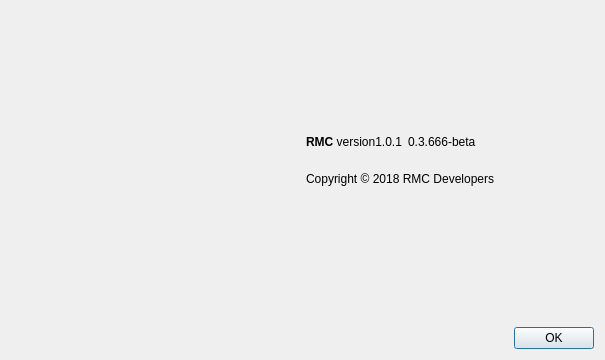
<?xml version="1.0" encoding="UTF-8"?>
<ui version="4.0">
 <class>AboutDialog</class>
 <widget class="QDialog" name="AboutDialog">
  <property name="geometry">
   <rect>
    <x>0</x>
    <y>0</y>
    <width>605</width>
    <height>360</height>
   </rect>
  </property>
  <property name="windowTitle">
   <string>About RMC</string>
  </property>
  <layout class="QGridLayout" name="gridLayout" columnstretch="5,5">
   <item row="0" column="0">
    <widget class="QLabel" name="label_4">
     <property name="sizePolicy">
      <sizepolicy hsizetype="Preferred" vsizetype="Ignored">
       <horstretch>0</horstretch>
       <verstretch>0</verstretch>
      </sizepolicy>
     </property>
     <property name="pixmap">
      <pixmap resource="../bitcoin.qrc">:/images/about</pixmap>
     </property>
    </widget>
   </item>
   <item row="0" column="1">
    <layout class="QVBoxLayout" name="verticalLayout_2">
     <item>
      <spacer name="verticalSpacer_2">
       <property name="orientation">
        <enum>Qt::Vertical</enum>
       </property>
       <property name="sizeHint" stdset="0">
        <size>
         <width>20</width>
         <height>40</height>
        </size>
       </property>
      </spacer>
     </item>
     <item>
      <layout class="QHBoxLayout" name="horizontalLayout">
       <item>
        <widget class="QLabel" name="label">
         <property name="cursor">
          <cursorShape>IBeamCursor</cursorShape>
         </property>
         <property name="text">
          <string>&lt;b&gt;RMC&lt;/b&gt; version1.0.1</string>
         </property>
         <property name="textInteractionFlags">
          <set>Qt::LinksAccessibleByMouse|Qt::TextSelectableByKeyboard|Qt::TextSelectableByMouse</set>
         </property>
        </widget>
       </item>
       <item>
        <widget class="QLabel" name="versionLabel">
         <property name="cursor">
          <cursorShape>IBeamCursor</cursorShape>
         </property>
         <property name="text">
          <string notr="true">0.3.666-beta</string>
         </property>
         <property name="textInteractionFlags">
          <set>Qt::LinksAccessibleByMouse|Qt::TextSelectableByKeyboard|Qt::TextSelectableByMouse</set>
         </property>
        </widget>
       </item>
       <item>
        <spacer name="horizontalSpacer">
         <property name="orientation">
          <enum>Qt::Horizontal</enum>
         </property>
         <property name="sizeHint" stdset="0">
          <size>
           <width>40</width>
           <height>20</height>
          </size>
         </property>
        </spacer>
       </item>
      </layout>
     </item>
     <item>
      <widget class="QLabel" name="copyrightLabel">
       <property name="cursor">
        <cursorShape>IBeamCursor</cursorShape>
       </property>
       <property name="text">
        <string>
Copyright © 2018 RMC Developers
</string>
       </property>
       <property name="textInteractionFlags">
        <set>Qt::LinksAccessibleByMouse|Qt::TextSelectableByKeyboard|Qt::TextSelectableByMouse</set>
       </property>
      </widget>
     </item>
     <item>
      <spacer name="verticalSpacer">
       <property name="orientation">
        <enum>Qt::Vertical</enum>
       </property>
       <property name="sizeHint" stdset="0">
        <size>
         <width>20</width>
         <height>40</height>
        </size>
       </property>
      </spacer>
     </item>
     <item>
      <widget class="QDialogButtonBox" name="buttonBox">
       <property name="orientation">
        <enum>Qt::Horizontal</enum>
       </property>
       <property name="standardButtons">
        <set>QDialogButtonBox::Ok</set>
       </property>
      </widget>
     </item>
    </layout>
   </item>
  </layout>
 </widget>
 <resources>
  <include location="../bitcoin.qrc"/>
 </resources>
 <connections>
  <connection>
   <sender>buttonBox</sender>
   <signal>accepted()</signal>
   <receiver>AboutDialog</receiver>
   <slot>accept()</slot>
   <hints>
    <hint type="sourcelabel">
     <x>360</x>
     <y>308</y>
    </hint>
    <hint type="destinationlabel">
     <x>157</x>
     <y>274</y>
    </hint>
   </hints>
  </connection>
  <connection>
   <sender>buttonBox</sender>
   <signal>rejected()</signal>
   <receiver>AboutDialog</receiver>
   <slot>reject()</slot>
   <hints>
    <hint type="sourcelabel">
     <x>428</x>
     <y>308</y>
    </hint>
    <hint type="destinationlabel">
     <x>286</x>
     <y>274</y>
    </hint>
   </hints>
  </connection>
 </connections>
</ui>
